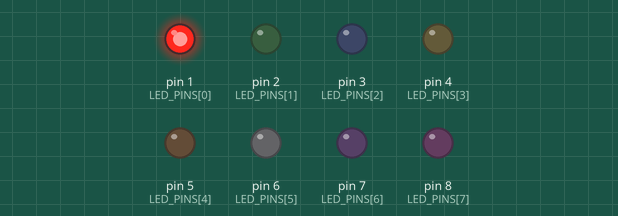
Bench run of a sketch on a simulated Arduino Uno, built with avr-gcc and run on an emulated ATmega328P. On the bench: output pins drawn as LEDs (lit = HIGH).

Above: at 0.1 s.
At 1.1 s:
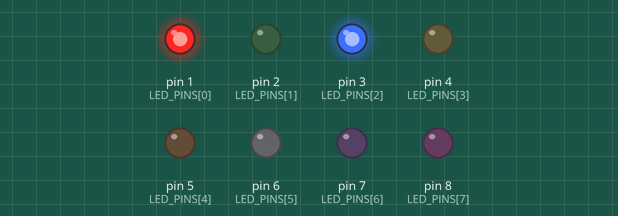
At 2.1 s:
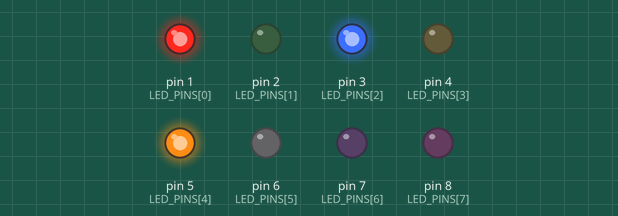
At 3.1 s:
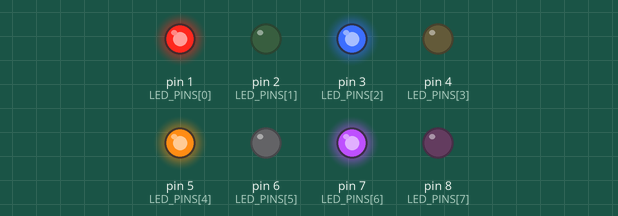
At 5.1 s:
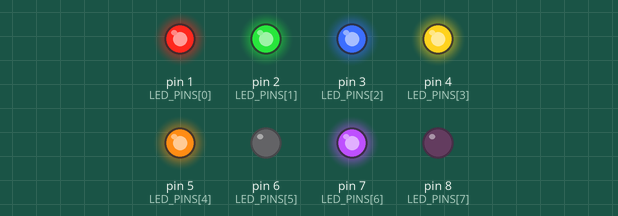
At 7.1 s:
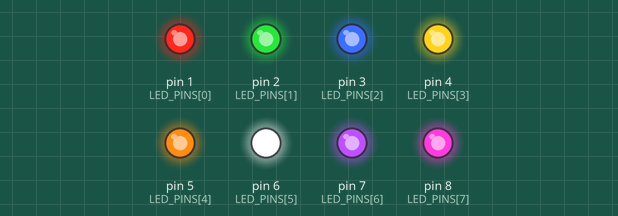
Timing chart, 0 to 8.6 s (numbered marks = the images above):
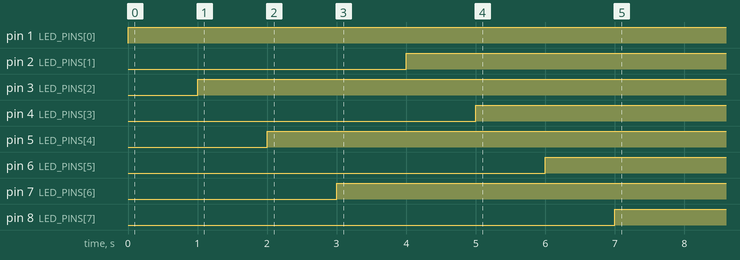

Measured:
- by itself, pin 1 (LED_PINS[0]): LOW → HIGH at 0.00 s
- by itself, pin 2 (LED_PINS[1]): LOW → HIGH at 4.0 s
- by itself, pin 3 (LED_PINS[2]): LOW → HIGH at 1.0 s
- by itself, pin 4 (LED_PINS[3]): LOW → HIGH at 5.0 s
- by itself, pin 5 (LED_PINS[4]): LOW → HIGH at 2.0 s
- by itself, pin 6 (LED_PINS[5]): LOW → HIGH at 6.0 s
- by itself, pin 7 (LED_PINS[6]): LOW → HIGH at 3.0 s
- by itself, pin 8 (LED_PINS[7]): LOW → HIGH at 7.0 s

The sketch:

sketch.ino
```cpp
int LED_PINS[] = {1,2,3,4,5,6,7,8};
void setup() {
  // put your setup code here, to run once:
  pinMode(1,OUTPUT);
  pinMode(2,OUTPUT);
  pinMode(3,OUTPUT);
  pinMode(4,OUTPUT);
  pinMode(5,OUTPUT);
  pinMode(6,OUTPUT);
  pinMode(7,OUTPUT);
  pinMode(8,OUTPUT);
}

void loop() {
  // put your main code here, to run repeatedly:
  for (int i = 0; i < 4; i++){
    digitalWrite(LED_PINS[i*2], HIGH);
    delay(1000);
  }
  for (int i = 0; i < 4; i++){
    digitalWrite(LED_PINS[i*2+1], HIGH);
    delay(1000);
  }
}
```
